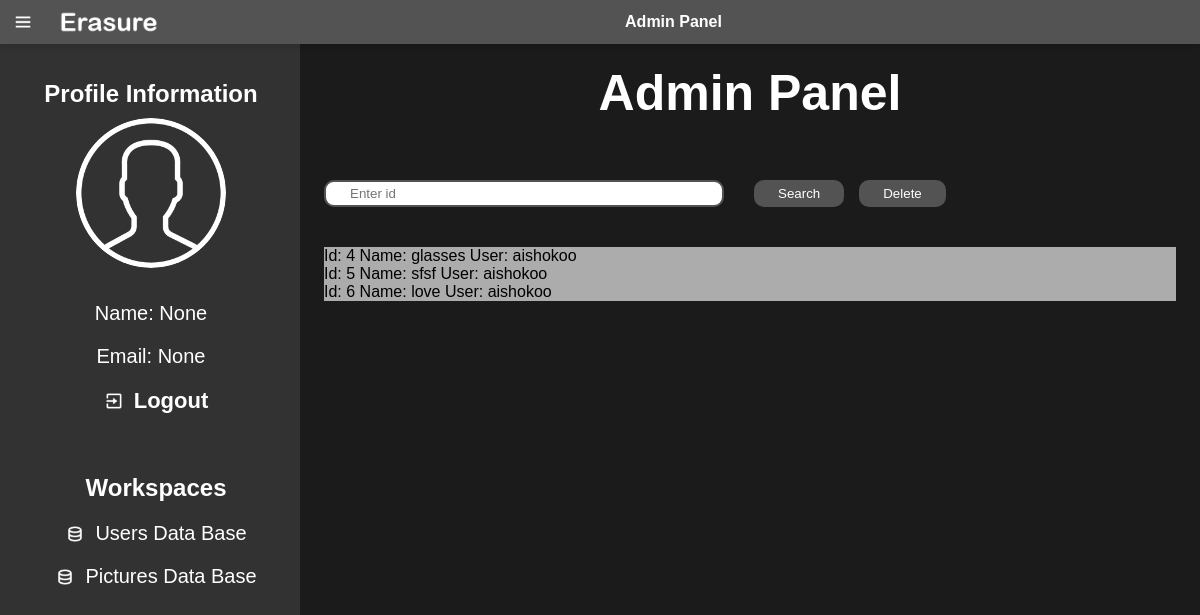
/pictures_db, run on an earlier commit of the app's database.
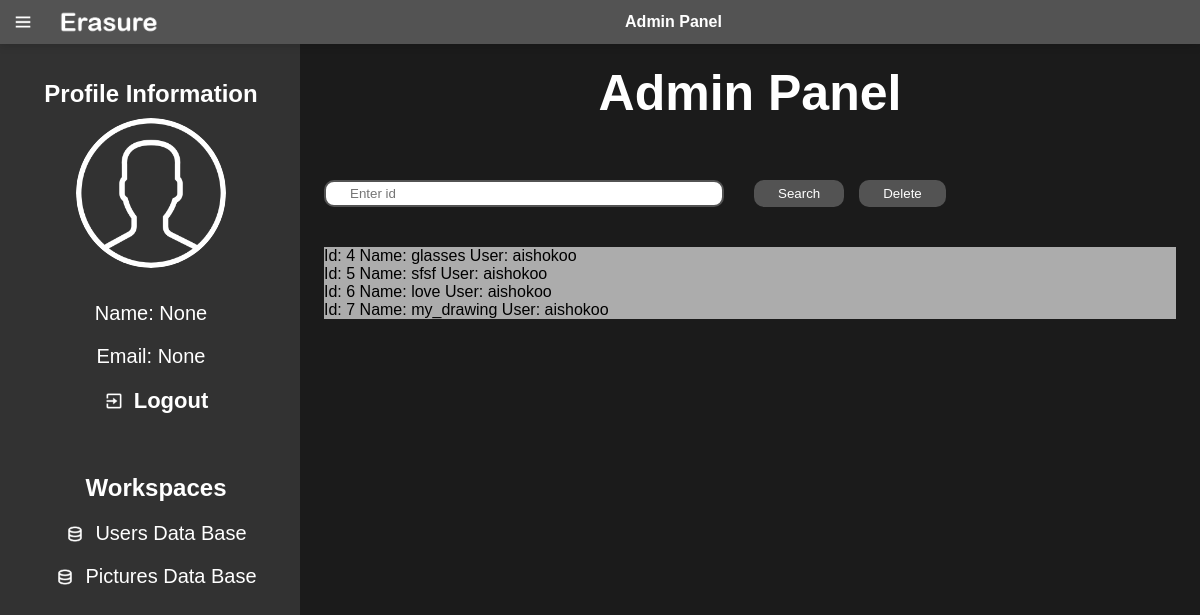
And on a later commit of the database.
### models.py (models this page shows)
class Picture(Base):
    __tablename__ = 'picture'
    id: Mapped[int] = mapped_column(primary_key=True, autoincrement=True)
    path: Mapped[str] = mapped_column(String)
    name: Mapped[str] = mapped_column(String)
    user_id: Mapped[str] = mapped_column('user_id', Integer, ForeignKey('user.id'))
    user: Mapped['User'] = relationship(User)

class User(Base):
    __tablename__ = 'user'
    id: Mapped[int] = mapped_column(primary_key=True, autoincrement=True)
    name: Mapped[str] = mapped_column(String)
    email: Mapped[str] = mapped_column(String)
    password: Mapped[str] = mapped_column(String)

### main.py (the view)
@app.route('/pictures_db', methods=['GET'])
def get_pictures_db():
    global data_type
    try:
        pictures = session.query(Picture).all()
        data_type = 'pictures'
        session.commit()
    except Exception:
        flash('An error occurred while getting users')
    return render_template('admin.html',
                           pictures=pictures,
                           data_type=data_type,
                           current_name=current_name,
                           current_email=current_email)

### templates/admin.html (shortened to what this page needs)
<!DOCTYPE html>
<html lang="en">
<head>
</head>
<body>
    <nav class="navigations">
        <div class="nav-left navigations">
            <img src="static/menu-regular-24.png" class="menu-pic">
            <img src="static/logo.png" class="logo-pic">
        </div>
        <div class="nav-middle">
            <p><strong>Admin Panel</strong></p>
        </div>
    </nav>
    <div class="leftbar">
        <div class = "profile-info">
            <h2 class="text-center">Profile Information</h2>
            <img src="static/profile_user.png" class="user-pic">
            <p>Name: {{ current_name }}</p>
            <p>Email: {{ current_email }} </p>
        </div>
        <div class="exit">
        <a href="/log_in_or_out"><img src="static/exit-regular-24.png" class="paint-pic"><p><strong>Logout</strong></p></a>
        </div>
        <div class="choices">
            <h2 class="text-center">Workspaces</h2>
            <a href="/users_db"><img src="static/data-regular-24.png" class="paint-pic"><p>Users Data Base</p></a>
            <a href="/pictures_db"><img src="static/data-regular-24.png" class="paint-pic"><p>Pictures Data Base</p></a>
        </div>
    </div>
    <div class="container">
        <h1>Admin Panel</h1>
        <div class="list-container">
            <div class="button-container">
                <form action="/search" method="POST">
                    <input type="text" name="id" placeholder="Enter id" id="search-id">
                    <button class="buttons" type="submit">Search</button>
                </form>
                <form action="/delete" method="POST" onsubmit="setDeleteId()">
                    <button class="buttons" type="submit">Delete</button>
                </form>
            </div>
                <div class ="database">
                    {% if data_type == 'users' %}
                        {% for user in users %}
                            <p>Id: {{ user.id }} Name: {{ user.name }} Email: {{ user.email }}</p>
                        {% endfor %}
                    {% elif data_type == 'user' %}
                        <p>Id: {{ user.id }} Name: {{ user.name }} Email: {{ user.email }}</p>
                    {% elif data_type == 'picture' %}
                        <p>Id: {{ picture.id }} Name: {{ picture.name }} User: {{ picture.user.name }}</p>
                    {% elif data_type == 'pictures' %}
                        {% for picture in pictures %}
                            <p>Id: {{ picture.id }} Name: {{ picture.name }} User: {{ picture.user.name }}</p>
                        {% endfor %}
                    {% endif %}
                </div>
        </div>
    </div>
</body>
</html>

What changed in the data, as far as the page shows it:
added Picture: id "7", name "my_drawing", user.name "aishokoo"
